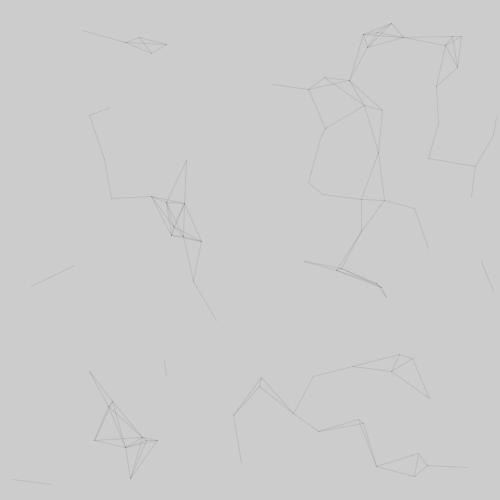
Frame 1 (no input)
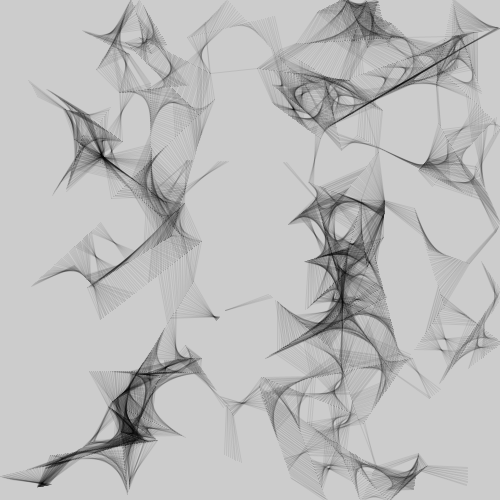
Frame 60 (the mouse pressed at the canvas centre just before this capture)
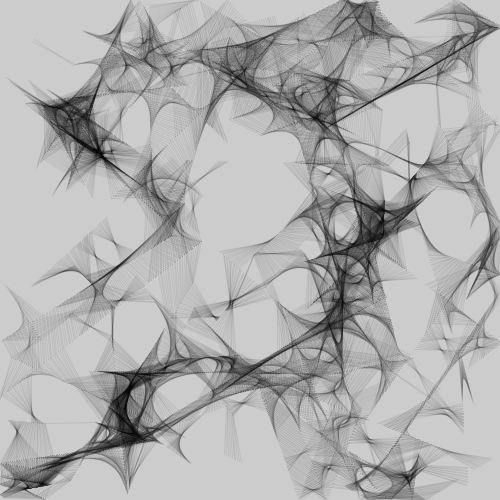
Frame 120 (the mouse held since frame 60 and released just before this capture)

The Processing sketch that drew these frames (run headless with seeded random() and noise(); from frame 60 on, the mouse is pressed at the canvas centre):

// Processing sketch: sketch_160301_particules_traces
// ── sketch_160301_particules_traces.pde
int nb = 100; // variable qui stocke le nb de part.

float[] x = new float[nb];
float[] y = new float[nb];
float[] vx = new float[nb];
float[] vy = new float[nb];


void setup()
{
  size(500, 500);
  for (int i=0; i < nb; i=i+1)
  {
    x[i] = random(0,500);
    y[i] = random(0,500);
    vx[i] = random(-2, 2);
    vy[i] = random(-2, 2);
  }
}

void draw()
{
  for (int i=0; i < nb; i=i+1)
  {
    x[i] = x[i] + vx[i];
    y[i] = y[i] + vy[i];
    if ( x[i] > 500)
    {
      vx[i] = -vx[i];
    }    
    if ( x[i] < 0 )
    {
      vx[i] = -vx[i];
    }

    if ( y[i] > 500)
    {
      vy[i] = -vy[i];
    }    
    if ( y[i] < 0 )
    {
      vy[i] = -vy[i];
    }

    //ellipse(x[i], y[i], 10, 10);
  }

  stroke(0,20);
  for (int i = 0; i < nb ; i=i+1)
  {
    for (int j = i+1; j < nb ; j=j+1)
    {
      if ( dist(x[i],y[i],x[j],y[j]) < 50 )
      {
          line( x[i],y[i],x[j],y[j] );      
      }
    }
  
  }
}
